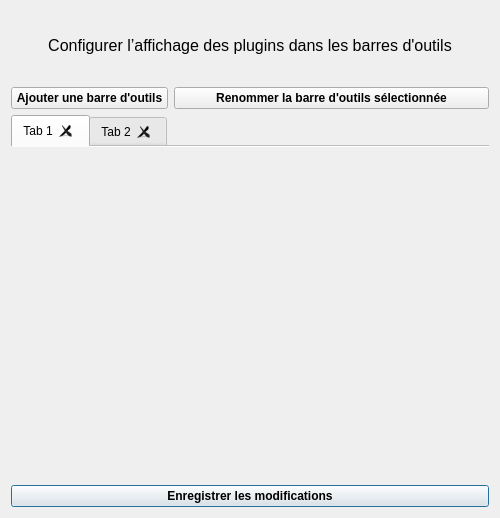
<?xml version="1.0" encoding="UTF-8"?>
<ui version="4.0">
 <class>PluginMaitreDialogBase</class>
 <widget class="QDialog" name="PluginMaitreDialogBase">
  <property name="geometry">
   <rect>
    <x>0</x>
    <y>0</y>
    <width>500</width>
    <height>518</height>
   </rect>
  </property>
  <property name="minimumSize">
   <size>
    <width>500</width>
    <height>500</height>
   </size>
  </property>
  <property name="maximumSize">
   <size>
    <width>500</width>
    <height>800</height>
   </size>
  </property>
  <property name="windowTitle">
   <string>plugin_maitre</string>
  </property>
  <property name="windowIcon">
   <iconset>
    <normaloff>../../../../../../../../../../.designer/icons/icon.png</normaloff>../../../../../../../../../../.designer/icons/icon.png</iconset>
  </property>
  <layout class="QGridLayout" name="gridLayout_3">
   <item row="0" column="0">
    <layout class="QGridLayout" name="gridLayout_2">
     <item row="3" column="0" colspan="3">
      <layout class="QHBoxLayout" name="horizontalLayout">
       <item>
        <widget class="QPushButton" name="pushButtonActualiser">
         <property name="maximumSize">
          <size>
           <width>16777215</width>
           <height>16777215</height>
          </size>
         </property>
         <property name="font">
          <font>
           <bold>true</bold>
          </font>
         </property>
         <property name="text">
          <string>Enregistrer les modifications</string>
         </property>
        </widget>
       </item>
      </layout>
     </item>
     <item row="2" column="0" colspan="3">
      <widget class="QTabWidget" name="tabWidget">
       <property name="tabPosition">
        <enum>QTabWidget::TabPosition::North</enum>
       </property>
       <property name="tabShape">
        <enum>QTabWidget::TabShape::Rounded</enum>
       </property>
       <property name="currentIndex">
        <number>0</number>
       </property>
       <property name="elideMode">
        <enum>Qt::TextElideMode::ElideNone</enum>
       </property>
       <property name="usesScrollButtons">
        <bool>true</bool>
       </property>
       <property name="documentMode">
        <bool>true</bool>
       </property>
       <property name="tabsClosable">
        <bool>true</bool>
       </property>
       <property name="movable">
        <bool>false</bool>
       </property>
       <property name="tabBarAutoHide">
        <bool>false</bool>
       </property>
       <widget class="QWidget" name="tab">
        <attribute name="title">
         <string>Tab 1</string>
        </attribute>
       </widget>
       <widget class="QWidget" name="tab_2">
        <attribute name="title">
         <string>Tab 2</string>
        </attribute>
       </widget>
      </widget>
     </item>
     <item row="1" column="1" colspan="2">
      <widget class="QPushButton" name="pushButton_renommer">
       <property name="font">
        <font>
         <bold>true</bold>
        </font>
       </property>
       <property name="text">
        <string>Renommer la barre d'outils sélectionnée</string>
       </property>
      </widget>
     </item>
     <item row="1" column="0">
      <widget class="QPushButton" name="pushButtonAddBarre">
       <property name="font">
        <font>
         <bold>true</bold>
        </font>
       </property>
       <property name="text">
        <string>Ajouter une barre d'outils</string>
       </property>
      </widget>
     </item>
     <item row="0" column="0" colspan="3">
      <widget class="QLabel" name="label_titre">
       <property name="sizePolicy">
        <sizepolicy hsizetype="Expanding" vsizetype="Preferred">
         <horstretch>0</horstretch>
         <verstretch>0</verstretch>
        </sizepolicy>
       </property>
       <property name="minimumSize">
        <size>
         <width>0</width>
         <height>70</height>
        </size>
       </property>
       <property name="font">
        <font>
         <pointsize>12</pointsize>
         <bold>false</bold>
        </font>
       </property>
       <property name="text">
        <string>&lt;html&gt;&lt;head/&gt;&lt;body&gt;&lt;p&gt;Configurer l’affichage des plugins dans les barres d'outils&lt;/p&gt;&lt;/body&gt;&lt;/html&gt;</string>
       </property>
       <property name="alignment">
        <set>Qt::AlignmentFlag::AlignCenter</set>
       </property>
       <property name="wordWrap">
        <bool>true</bool>
       </property>
       <property name="margin">
        <number>0</number>
       </property>
      </widget>
     </item>
    </layout>
   </item>
  </layout>
 </widget>
 <resources/>
 <connections/>
</ui>
